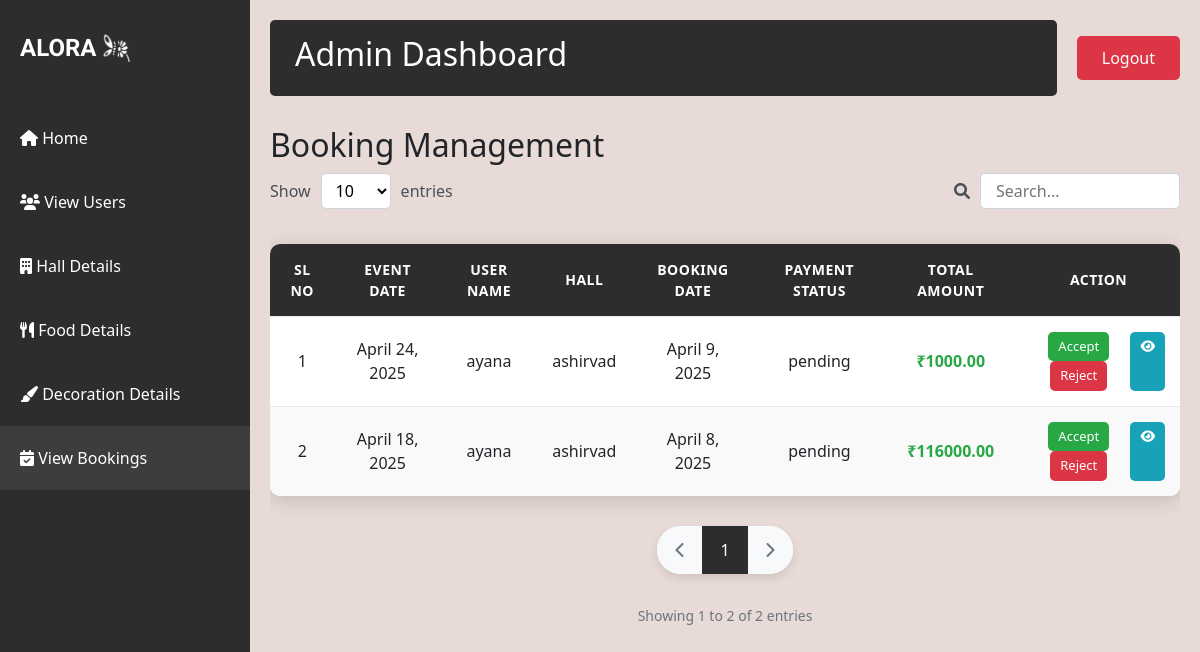
Screenshot of /adminviewbooking/ (signed in) with the database file from the repository.
### app/models.py (models this page shows)
class Bookings(models.Model):
    event_date=models.DateField(null=True)
    event_status=models.CharField(max_length=100,default='Pending')
    user_id=models.ForeignKey(User,on_delete=models.CASCADE)
    hall_id=models.ForeignKey(Halls,on_delete=models.CASCADE)
    booking_date=models.DateField(auto_now_add=True)
    payment_status=models.CharField(max_length=100,default='Pending')
    photography=models.CharField(max_length=100,null=True,blank=True)
    no_of_persons=models.IntegerField(null=True,blank=True)
    food_value=models.BooleanField(null=True,blank=True)
    food=models.ForeignKey(Food,on_delete=models.SET_NULL, null=True, blank=True)
    decoration_value=models.BooleanField(null=True,blank=True)
    decoration=models.ForeignKey(Decoration,on_delete=models.SET_NULL, null=True, blank=True)
    photography_cost=models.DecimalField(max_digits=10,decimal_places=2)
    total_payment=models.DecimalField(max_digits=10,decimal_places=2)

class Halls(models.Model):
    name=models.CharField(max_length=100)
    location=models.CharField(max_length=200)
    capacity=models.IntegerField()
    price_per_day=models.DecimalField(max_digits=10,decimal_places=2)
    photo_url=models.ImageField(upload_to='images/')
    description=models.TextField(blank=True,null=True)

### app/views.py (the view)
# urls.py: path('adminviewbooking/',views.admin_view_booking,name='admin_view_booking'),
@login_required(login_url='login')
def admin_view_booking(request):
    book = Bookings.objects.select_related('user_id', 'hall_id', 'food', 'decoration').all().order_by('-booking_date')
    return render(request, 'admin_view_booking.html', {'data': book})

### templates/admin_view_booking.html (shortened to what this page needs)
<!DOCTYPE html>
<html lang="en">
<head>
    {% load static %}
    <link href="https://cdn.jsdelivr.net/npm/bootstrap@5.3.0/dist/css/bootstrap.min.css" rel="stylesheet">
    <link rel="stylesheet" href="https://cdnjs.cloudflare.com/ajax/libs/font-awesome/6.0.0-beta3/css/all.min.css">
</head>
<body>
    <div class="sidebar">
        <div class="logo-container">
            <div class="logo">ALORA</div>
            <img src="{% static 'alora_icon.png' %}" alt="Light Bulb" class="logo-image">
        </div>
        <nav class="nav flex-column">
            <a class="nav-link" href="{% url 'admin_dash' %}">
                <i class="fas fa-home"></i> Home
            </a>
            <a class="nav-link" href="{% url 'view_users' %}">
                <i class="fas fa-users"></i> View Users
            </a>
            <a class="nav-link" href="{% url 'hall_details' %}">
                <i class="fas fa-building"></i> Hall Details
            </a>
            <a class="nav-link" href="{% url 'food_details' %}">
                <i class="fas fa-utensils"></i> Food Details
            </a>
            <a class="nav-link" href="{% url 'decoration_details' %}">
                <i class="fas fa-paint-brush"></i> Decoration Details
            </a>
            <a class="nav-link active" href="{% url 'admin_view_booking' %}">
                <i class="fas fa-calendar-check"></i> View Bookings
            </a>
        </nav>
    </div>
    <div class="main-content">
        <div class="top-nav">
            <div class="welcome-section">
                <h2>Admin Dashboard</h2>
            </div>
            <a href="{% url 'logout' %}" class="logout-btn">Logout</a>
        </div>
        <h2>Booking Management</h2>
        <div class="table-controls">
            <div class="entries-control">
                <label for="entries">Show</label>
                <select id="entries" name="entries" onchange="changePageSize(this.value)">
                    <option value="10">10</option>
                </select>
                <label for="entries" style="margin-left: 10px;">entries</label>
            </div>
            <div class="search-control">
                <label for="search"><i class="fas fa-search"></i></label>
                <input type="text" id="search" name="search" placeholder="Search..." onkeyup="searchTable()">
            </div>
        </div>
        <div style="overflow-x: auto;">
            {% if data %}
                <table class="booking-table" id="bookingTable">
                    <thead>
                        <tr>
                            <th>Sl No</th>
                            <th>Event Date</th>
                            <th>User Name</th>
                            <th>Hall</th>
                            <th>Booking Date</th>
                            <th>Payment Status</th>
                            <th>Total Amount</th>
                            <th>Action</th>
                        </tr>
                    </thead>
                    <tbody>
                        {% for x in data %}
                        <tr>
                            <td>{{ forloop.counter }}</td>
                            <td>{{ x.event_date }}</td>
                            <td>{{ x.user_id.username }}</td>
                            <td>{{ x.hall_id.name }}</td>
                            <td>{{ x.booking_date }}</td>
                            <td>{{ x.payment_status }}</td>
                            <td class="total-amount">₹{{ x.total_payment }}</td>
                            <td>
                                <div class="action-buttons">
                                    <form action="{% url 'acceptrejectbooking' id=x.id %}" method="post" style="display:inline;">
                                        {% if x.event_status == 'Pending' %}
                                            <button type="submit" name="Status" value="Accept">Accept</button>
                                            <button type="submit" name="Status" value="Reject">Reject</button>
                                        {% elif x.event_status == 'Accept' %}
                                            <button type="submit" name="Status" value="Reject">Reject</button>
                                        {% else %}
                                            <button type="submit" name="Status" value="Accept">Accept</button>
                                        {% endif %}
                                    </form>
                                    <a href="{% url 'booking_detail' x.id %}" class="btn-view" title="View Booking">
                                        <i class="fas fa-eye"></i>
                                    </a>
                                </div>
                            </td>
                        </tr>
                        {% endfor %}
                    </tbody>
                </table>
                <div class="pagination-container">
                    <ul class="pagination">
                        <li class="page-item disabled">
                            <a class="page-link" href="#" tabindex="-1" aria-disabled="true">
                                <i class="fas fa-chevron-left"></i>
                            </a>
                        </li>
                        <li class="page-item">
                            <a class="page-link" href="#">
                                <i class="fas fa-chevron-right"></i>
                            </a>
                        </li>
                    </ul>
                </div>
                <div class="pagination-info">
                    Showing <span id="start-record">1</span> to <span id="end-record">10</span> of <span id="total-records">{{ data|length }}</span> entries
                </div>
            {% else %}
                <p>No bookings found.</p>
            {% endif %}
        </div>
    </div>
</body>
</html>

### templates/admin_view_booking.html (style rules this page uses)
body { background-color: #e8dad6; min-height: 100vh; }
.sidebar { background-color: #2d2d2d; color: white; min-height: 100vh; padding-top: 20px; position: fixed; width: 250px; }
.logo-container { display: flex; align-items: center; justify-content: flex-start; padding: 10px 20px; margin-bottom: 30px; }
.logo { font-family: 'Irish Grover'; font-size: 24px; font-weight: bold; }
.logo-image { width: 30px; height: 30px; margin-left: 5px; }
.nav-link { color: #ffffff; padding: 20px 20px; transition: all 0.3s; font-size: 16px; }
.nav-link.active { background-color: #3d3d3d; }
.main-content { margin-left: 250px; padding: 20px; }
.top-nav { display: flex; justify-content: space-between; align-items: center; margin-bottom: 30px; }
.welcome-section { background-color: #2d2d2d; color: white; padding: 15px 25px; border-radius: 5px; flex-grow: 1; margin-right: 20px; }
.logout-btn { background-color: #dc3545; color: white; border: none; padding: 10px 25px; border-radius: 5px; text-decoration: none; transition: background-color 0.3s; }
.booking-table { width: 100%; border-collapse: separate; border-spacing: 0; margin-top: 20px; background-color: white; border-radius: 10px; overflow: hidden; box-shadow: 0 4px 20px rgba(0, 0, 0, 0.15); }
.booking-table th, .booking-table td { padding: 15px; text-align: center; border-bottom: 1px solid #eaeaea; }
.booking-table th { background-color: #2d2d2d; color: white; font-weight: 600; text-transform: uppercase; font-size: 14px; letter-spacing: 0.5px; }
.booking-table tr:nth-child(even) { background-color: #f9f9f9; }
.booking-table tr:last-child td { border-bottom: none; }
.action-buttons { display: flex; justify-content: center; gap: 5px; }
.booking-table button { padding: 5px 10px; border: none; border-radius: 5px; cursor: pointer; transition: all 0.3s; font-weight: 500; font-size: 13px; }
.booking-table button[value="Accept"] { background-color: #28a745; color: white; }
.booking-table button[value="Reject"] { background-color: #dc3545; color: white; }
.btn-view { background-color: #17a2b8; color: white; padding: 5px 10px; border: none; border-radius: 5px; cursor: pointer; transition: all 0.3s; font-weight: 500; font-size: 13px; text-decoration: none; display: inline-block; }
.total-amount { font-weight: bold; color: #28a745; }
.pagination-container { display: flex; justify-content: center; margin: 30px 0 15px 0; }
.pagination { display: inline-flex; border-radius: 50px; background-color: white; box-shadow: 0 4px 10px rgba(0, 0, 0, 0.1); overflow: hidden; }
.pagination .page-item .page-link { border: none; color: #2d2d2d; padding: 12px 18px; font-weight: 500; transition: all 0.3s; }
.pagination .page-item.disabled .page-link { color: #6c757d; pointer-events: none; background-color: #f8f9fa; }
.pagination-info { text-align: center; margin-top: 10px; color: #6c757d; font-size: 14px; }
.table-controls { display: flex; justify-content: space-between; align-items: center; margin-bottom: 15px; }
.entries-control { display: flex; align-items: center; }
.entries-control label { margin-right: 10px; color: #495057; }
.entries-control select { padding: 5px 10px; border-radius: 5px; border: 1px solid #ced4da; background-color: white; }
.search-control { display: flex; align-items: center; }
.search-control label { margin-right: 10px; color: #495057; }
.search-control input { padding: 5px 15px; border-radius: 5px; border: 1px solid #ced4da; background-color: white; width: 200px; }

### rows the page displays
Bookings: event_date "April 24, 2025", user_id.username "ayana", hall_id.name "ashirvad", booking_date "April 9, 2025", payment_status "pending", total_payment "1000.00", event_status "Accept"
Bookings: event_date "April 18, 2025", user_id.username "ayana", hall_id.name "ashirvad", booking_date "April 8, 2025", payment_status "pending", total_payment "116000.00", event_status "Accept"

### other values shown
{{ data|length }} "2"
